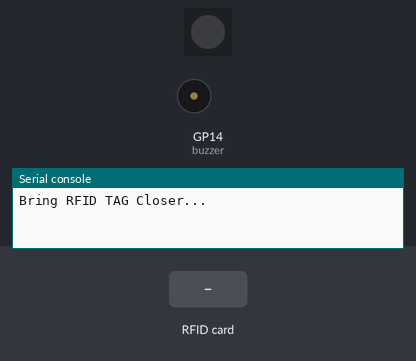
Recording of a program running on a simulated Raspberry Pi Pico running MicroPython. On the bench: 1 RGB LEDs in strip order, left to right, buzzer (waves = sounding), the last lines printed to the serial console. The inputs (shaded band) are chosen by the test bench.

Above: at 1.2 s.
1.3 s: RFID card 5E 7A 19 C4 held to the reader
At 2.2 s:
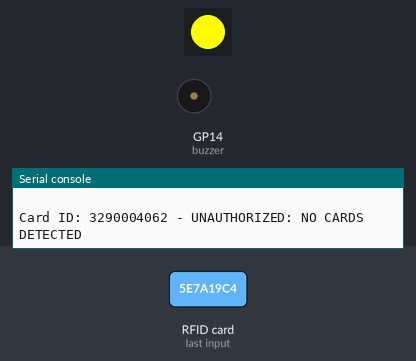
At 3.0 s:
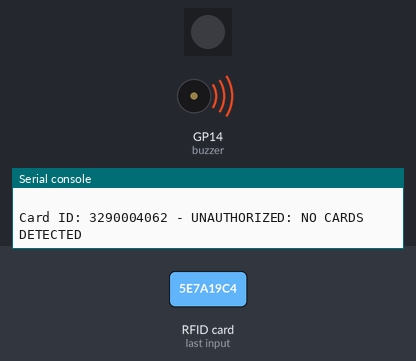
Timing chart, 0 to 4.7 s (numbered marks = the images above; inputs shaded):
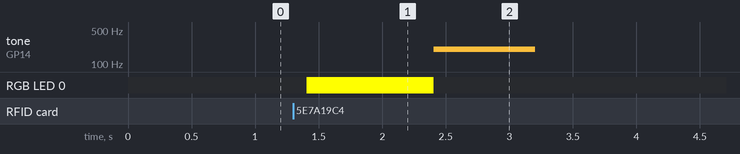

The program:

V2_Secure_Entrance_RFID_Servo_RGB_Buzzer_Final.py
```python
from machine import Pin, PWM
from mfrc522 import MFRC522
import neopixel
import time
from time import sleep
import utime

# Set up the NeoPixel RGB LED
led_count = 1
led_pin = 10   # Connected to GP10
np = neopixel.NeoPixel(Pin(led_pin), led_count)

def set_color(r, g, b):
    """Set the RGB LED color (0-255 for each component)"""
    np[0] = (r, g, b)
    np.write()

def show_color(r, g, b, duration=1):
    """Show a color for a specified duration"""
    set_color(r, g, b)
    time.sleep(duration)
    set_color(0, 0, 0)  # Turn off LED

def turn_off_led():
    """Turn off the RGB LED"""
    set_color(0, 0, 0)

# Setup the buzzer
buzzer = PWM(Pin(14))

def buzzer_sound(freq, duration):
    buzzer.freq(freq)
    buzzer.duty_u16(3000)  # Adjust this value for loudness
    time.sleep(duration)
    buzzer.duty_u16(0)

# Set up PWM Pin for servo control
servo_pin = machine.Pin(0)
servo = PWM(servo_pin)

# Set Duty Cycle for Different Angles
max_duty = 7864  # Maximum Pulse Width (180º) corresponds to 7864
min_duty = 1802  # Minimum Pulse Width (0º) corresponds to 1802
half_duty = int(max_duty/2)

# Set PWM frequency
frequency = 50
servo.freq(frequency)

def move_servo(angle):
    """Move servo to specified angle"""
    duty = int(min_duty + (angle / 180) * (max_duty - min_duty))
    servo.duty_u16(duty)

reader = MFRC522(spi_id=0, sck=6, miso=4, mosi=7, cs=5, rst=22)

print("Bring RFID TAG Closer...")
print("")

# Dictionary of authorized cards
authorized_cards = {
    810107747: {"status": "AUTHORIZED", "color": "GREEN", "angle": 90},
    229639603: {"status": "DENIED", "color": "RED", "angle": 0}
}

def handle_card(card_id):
    if card_id in authorized_cards:
        card_info = authorized_cards[card_id]
        status = card_info["status"]
        color = card_info["color"]
        angle = card_info["angle"]

        print(f"Card ID: {card_id} - {status}")

        if status == "AUTHORIZED":
            show_color(0, 255, 0)  # Green light
            buzzer_sound(1000, 0.4)
            buzzer_sound(1200, 0.4)
            move_servo(angle)
            print("Access granted. Door opening.")
            sleep(3)
            move_servo(0)  # Close the door
        else:
            show_color(255, 0, 0)  # Red light
            buzzer_sound(300, 0.5)
            buzzer_sound(200, 0.5)
            print("Access denied. Wrong card.")
    else:
        print(f"Card ID: {card_id} - UNAUTHORIZED: NO CARDS DETECTED")
        show_color(255, 255, 0)  # Yellow for unauthorized
        buzzer_sound(200, 0.8)  # Different sound for unauthorized
        print("Unauthorized card. Access denied.")

while True:
    try:
        reader.init()
        (stat, tag_type) = reader.request(reader.REQIDL)
        if stat == reader.OK:
            (stat, uid) = reader.SelectTagSN()
            if stat == reader.OK:
                card = int.from_bytes(bytes(uid), "little", False)
                handle_card(card)
    except Exception as e:
        print(f"An error occurred: {e}")

    turn_off_led()
    sleep(0.1)  # Small delay to prevent tight looping
```

Measured:
- after the input at 1.3 s, tone on GP14 (buzzer): silent → 200 Hz after 1.1 s, → silent 0.80 s later; RGB LED 0: off → RGB(255, 255, 0) after 0.11 s, → off 1.0 s later
